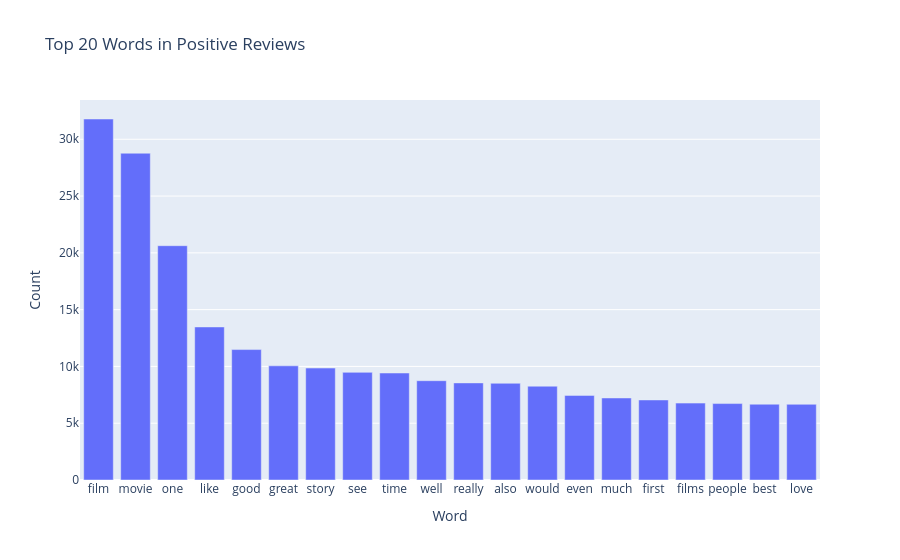
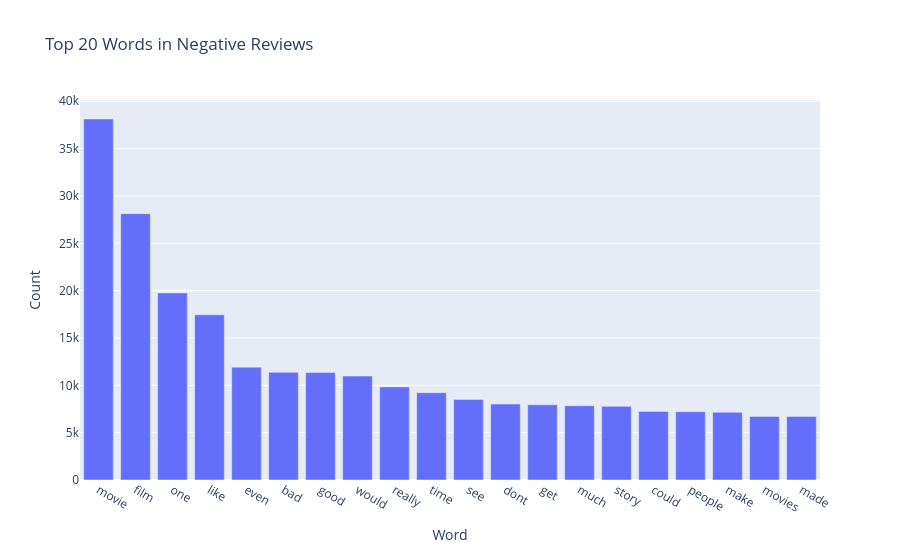

The code cell stored with these charts, in order, in its notebook:
### Markdown cell above
### Lets Viusalize these top words

### Code cell
fig_pos = px.bar(
    x=[w[0] for w in top_pos],
    y=[w[1] for w in top_pos],
    title='Top 20 Words in Positive Reviews',
    labels={'x': 'Word', 'y': 'Count'}
)
fig_pos.show()

fig_neg = px.bar(
    x=[w[0] for w in top_neg],
    y=[w[1] for w in top_neg],
    title='Top 20 Words in Negative Reviews',
    labels={'x': 'Word', 'y': 'Count'}
)
fig_neg.show()

### Figure 1 — Plotly figure (JSON) as saved in the notebook; plotly's stock layout.template omitted (floating-point values rounded to 4 significant figures)
{"data": [{"alignmentgroup": "True", "hovertemplate": "Word=%{x}<br>Count=%{y}<extra></extra>", "legendgroup": "", "marker": {"color": "#636efa", "pattern": {"shape": ""}}, "name": "", "offsetgroup": "", "orientation": "v", "showlegend": false, "textposition": "auto", "type": "bar", "x": ["film", "movie", "one", "like", "good", "great", "story", "see", "time", "well", "really", "also", "would", "even", "much", "first", "films", "people", "best", "love"], "xaxis": "x", "y": [31785, 28772, 20629, 13476, 11484, 10053, 9857, 9477, 9420, 8744, 8549, 8515, 8260, 7449, 7223, 7049, 6771, 6729, 6673, 6665], "yaxis": "y"}], "layout": {"barmode": "relative", "legend": {"tracegroupgap": 0}, "title": {"text": "Top 20 Words in Positive Reviews"}, "xaxis": {"anchor": "y", "domain": [0, 1], "title": {"text": "Word"}}, "yaxis": {"anchor": "x", "domain": [0, 1], "title": {"text": "Count"}}}}

### Figure 2 — Plotly figure (JSON) as saved in the notebook; plotly's stock layout.template omitted (floating-point values rounded to 4 significant figures)
{"data": [{"alignmentgroup": "True", "hovertemplate": "Word=%{x}<br>Count=%{y}<extra></extra>", "legendgroup": "", "marker": {"color": "#636efa", "pattern": {"shape": ""}}, "name": "", "offsetgroup": "", "orientation": "v", "showlegend": false, "textposition": "auto", "type": "bar", "x": ["movie", "film", "one", "like", "even", "bad", "good", "would", "really", "time", "see", "dont", "get", "much", "story", "could", "people", "make", "movies", "made"], "xaxis": "x", "y": [38128, 28128, 19760, 17447, 11916, 11369, 11344, 10978, 9834, 9221, 8509, 8029, 7935, 7845, 7778, 7243, 7208, 7154, 6718, 6717], "yaxis": "y"}], "layout": {"barmode": "relative", "legend": {"tracegroupgap": 0}, "title": {"text": "Top 20 Words in Negative Reviews"}, "xaxis": {"anchor": "y", "domain": [0, 1], "title": {"text": "Word"}}, "yaxis": {"anchor": "x", "domain": [0, 1], "title": {"text": "Count"}}}}
